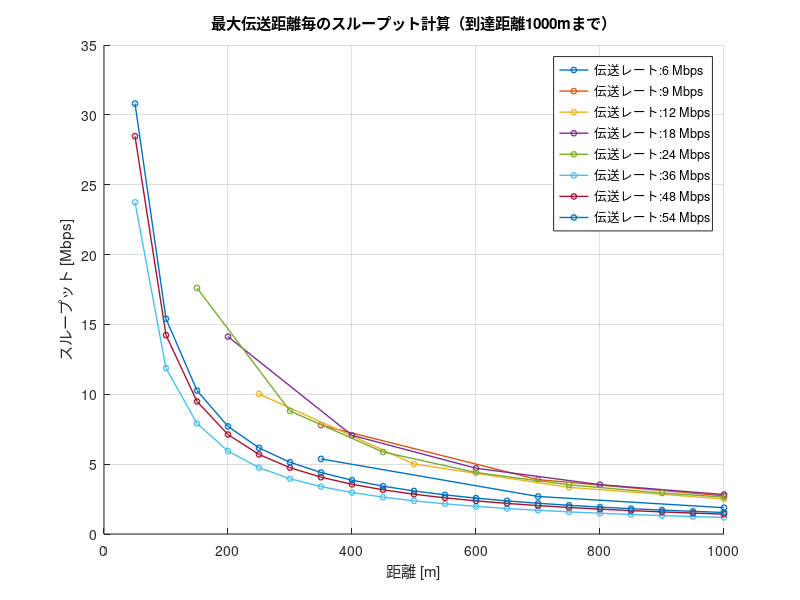

The MATLAB script that drew this image: (Note: this script raises an error after producing the figure.)
clear
Rmin = [-82, -81, -79, -77, -74, -70, -66, -65]; % 最小受信感度 [dBm]
TR = [6, 9, 12, 18, 24, 36, 48, 54]; % 伝送レート [Mbps]
databit = [24, 36, 48, 72, 96, 144, 192, 216]; % OFDMシンボルごとのデータビット[bit]

Tp = 10; % 送信電力 [dBm]
f = 2.4 * 10^9; % 周波数 [Hz]
c = 3 * 10^8; % 光速 [m/s]

PLCP_pre = 16; % PLCPプリアンブル[μs]
PLCPhead_sig = 1; % PLCPヘッダ（シグナル）[μs]
PLCPhead_ser = 16; % PLCPヘッダ（サービス）[μs]
ACK = 80; % 802.11ACKフレーム[bit]
MAC = 192; % 802.11MACヘッダ[bit]
LLC = 64; % LLCヘッダ[bit]
packet = 12000; % IPパケット長[bit]
FCS = 32; % FCS[bit]
tail = 6; % テイルビット[bit]
SIFS = 16; % [μs]
DIFS = 34; % [μs]
backoff = 101.5; % 平均バックオフ制御時間 [μs]

max_distance = 1000; % 最大距離 [m]

% 初期化
overhead = zeros(size(TR)); % オーバーヘッドの配列
payload = zeros(size(TR)); % ペイロードの配列
N=zeros(size(TR));%送信回数
% フィギュア1: スループットのプロット
% 結果をプロット
figure('Position', [100, 100, 800, 500]); % 横長のグラフ (幅1200, 高さ500)
hold on;

for i = 1:length(Rmin)
    Rmin_current = Rmin(i);
    TR_current = TR(i);
    databit_current = databit(i);
    
    % 最大伝送距離の計算
    Lfs = Tp - Rmin_current; % 距離減衰 [dB]
    d_max = floor( ((10^(Lfs / 20)) * c) / (4 * pi * f)/ 50) * 50; % 最大伝送距離 [m]
    
    % フレームの計算
    ACK_t = PLCP_pre + (PLCPhead_sig + ceil((PLCPhead_ser + ACK + FCS + tail) / databit_current)) * 4;
    data_t = PLCP_pre + (PLCPhead_sig + ceil((PLCPhead_ser + MAC + LLC + packet + FCS + tail) / databit_current)) * 4;
    data_o_t = PLCP_pre + (PLCPhead_sig + ceil(ceil((PLCPhead_ser + MAC + LLC + packet + FCS + tail) / databit_current) - packet/databit_current)) * 4;
    
    % スループットを計算して繰り返しプロット
    if mod(max_distance, d_max) == 0
        distances = d_max:d_max:max_distance; 
    else
        distances =  [d_max:d_max:max_distance max_distance];
    end
    throughput2 = zeros(size(distances)); % スループット配列の初期化
    payload_t = packet / databit_current * 4;
    N(i)=length(distances);
    for j = 1:length(distances)
        D = distances(j);
       
            total_tt = (ACK_t + data_t + SIFS  + backoff) * (D / (d_max)); % トータル時間計算
            overhead(i) = (ACK_t + data_o_t + SIFS + backoff) * (D / (d_max)); % オーバーヘッドの総時間
            payload(i) = payload_t * (D / (d_max)); % ペイロードの送信時間
        
        throughput2(j) = packet / total_tt; % スループット [Mbps]
    end
    

    
    % プロット
    plot(distances, throughput2, '-o', 'LineWidth', 1, 'MarkerSize', 4, 'DisplayName', sprintf('伝送レート:%d Mbps', TR_current));
end

% グラフのラベルとタイトル設定
xlabel('距離 [m]');
ylabel('スループット [Mbps]');
title('最大伝送距離毎のスループット計算（到達距離1000mまで）');
legend('show');
grid on;
hold off;

% フィギュア2: オーバーヘッドとペイロード時間の積み上げ棒グラフ
figure;
b = bar(1:length(TR), [overhead', payload'], 'stacked', 'BarWidth', 0.3); % 等間隔の整数インデックスを使用

% x軸のラベルを設定（例として伝送レートを表示）
xticks(1:length(TR)); % x軸を等間隔の整数インデックスに設定
xticklabels(arrayfun(@(x) sprintf('%d Mbps', x), TR, 'UniformOutput', false)); % カスタムラベルを設定

% グラフのラベルとタイトル設定
xlabel('伝送レート'); % 任意のラベル
ylabel('時間 [μs]');
title('伝送レートに対するオーバーヘッドとペイロードの時間');
grid on;

% 各ペイロードバーの部分にN-1等分の線を引く
hold on;
for i = 1:length(TR)
    num_lines = N(i) - 1; % 分割する線の数
    if num_lines > 0
        % ペイロード部分の高さ（青い部分）を取得
        payload_height = payload(i); 
        
        % 各分割の高さ
        y_step = payload_height / N(i); 
        
        for k = 1:num_lines
            y_position = overhead(i) + k * y_step; % 線を引くy位置（ペイロードの上部から）
            % ペイロード部分の上に黒い直線を引く
            plot([i - 0.15, i + 0.15], [y_position, y_position], 'k-', 'LineWidth', 0.5); % 黒い直線を描画
        end
    end
end
hold off;





